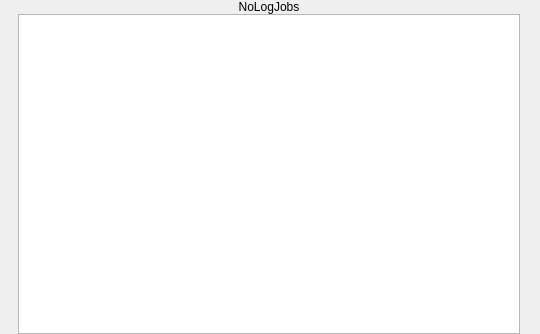
<?xml version="1.0" encoding="UTF-8"?>
<ui version="4.0">
 <class>C_SdNdeDalLogJobsOvWidget</class>
 <widget class="QWidget" name="C_SdNdeDalLogJobsOvWidget">
  <property name="geometry">
   <rect>
    <x>0</x>
    <y>0</y>
    <width>540</width>
    <height>334</height>
   </rect>
  </property>
  <property name="windowTitle">
   <string>C_SdNdeDalLogJobsOvWidget</string>
  </property>
  <layout class="QHBoxLayout" name="horizontalLayout">
   <property name="spacing">
    <number>0</number>
   </property>
   <property name="leftMargin">
    <number>18</number>
   </property>
   <property name="topMargin">
    <number>0</number>
   </property>
   <property name="rightMargin">
    <number>20</number>
   </property>
   <property name="bottomMargin">
    <number>0</number>
   </property>
   <item>
    <layout class="QVBoxLayout" name="verticalLayout">
     <property name="spacing">
      <number>0</number>
     </property>
     <item>
      <widget class="stw::opensyde_gui_elements::C_OgeLabGroupItem" name="pc_LabelNoLogJobs">
       <property name="text">
        <string>NoLogJobs</string>
       </property>
       <property name="alignment">
        <set>Qt::AlignCenter</set>
       </property>
      </widget>
     </item>
     <item>
      <widget class="stw::opensyde_gui::C_SdNdeDalLogJobsOvTableView" name="pc_TableView"/>
     </item>
    </layout>
   </item>
  </layout>
 </widget>
 <customwidgets>
  <customwidget>
   <class>stw::opensyde_gui_elements::C_OgeLabGroupItem</class>
   <extends>QLabel</extends>
   <header>C_OgeLabGroupItem.hpp</header>
  </customwidget>
  <customwidget>
   <class>stw::opensyde_gui::C_SdNdeDalLogJobsOvTableView</class>
   <extends>QTableView</extends>
   <header>C_SdNdeDalLogJobsOvTableView.hpp</header>
  </customwidget>
 </customwidgets>
 <resources/>
 <connections/>
</ui>
